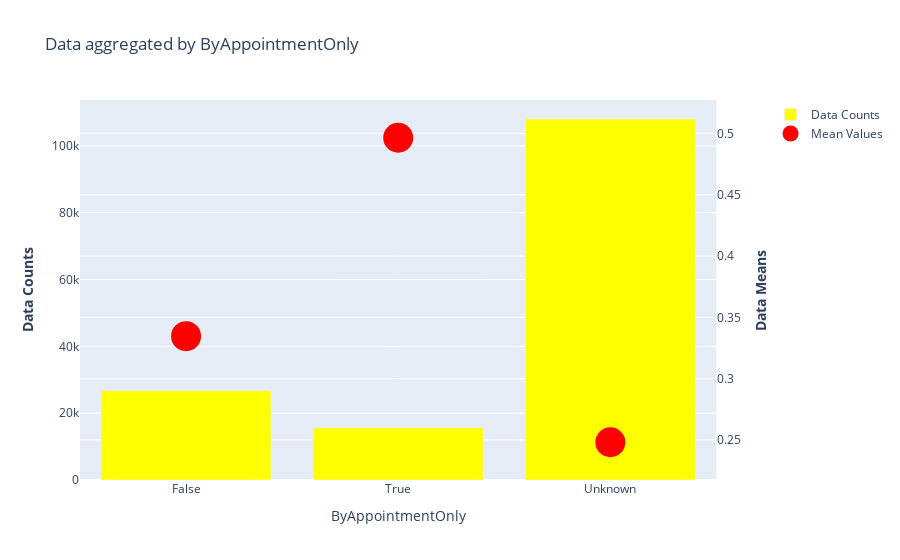

Here is the notebook cell this chart was saved with:
### Markdown cell above
### ByAppointmentOnly

This variable looks promissing, it seems that busnesses having appontments only have much higher satified ratings. However it might not be applicable on restaurant business, therefore we should check two-way graph with business categories.

### Code cell
plots.investigate_categoric_variable(df, response, ['ByAppointmentOnly'], ["Unknown"])

### Figure 1 — Plotly figure (JSON) as saved in the notebook; plotly's stock layout.template omitted (floating-point values rounded to 4 significant figures)
{"data": [{"marker": {"color": "yellow"}, "name": "Data Counts", "type": "bar", "x": ["False", "True", "Unknown"], "xaxis": "x", "y": [26690, 15609, 108047], "yaxis": "y"}, {"marker": {"color": "red", "size": 30}, "mode": "markers", "name": "Mean Values", "type": "scatter", "x": ["False", "True", "Unknown"], "xaxis": "x", "y": [0.3346, 0.4965, 0.2481], "yaxis": "y2"}], "layout": {"title": {"text": "Data aggregated by ByAppointmentOnly"}, "xaxis": {"anchor": "y", "domain": [0, 0.94], "title": {"text": "ByAppointmentOnly"}}, "yaxis": {"anchor": "x", "domain": [0, 1], "title": {"text": "<b>Data Counts</b>"}}, "yaxis2": {"anchor": "x", "overlaying": "y", "side": "right", "title": {"text": "<b>Data Means</b>"}}}}
